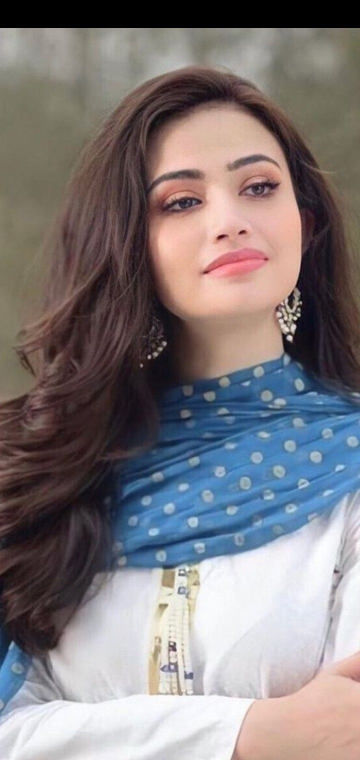
#> input picture Images/Sana Javaid.jpg, 720 x 1520 px, found by its file name (shown at 1/2 size)
$ jupyter execute '30_Flip, Rotate & Transpose using OpenCV.ipynb'
#> lines starting #> are read from the running program, lines starting #| are printed output that depends on the picture
**30_Flip, Rotate & Transpose using OpenCV**

[cell 1]
import cv2

[cell 2]
img = cv2.imread(r"C:\Users\hp\Documents\jupyter\OpenCV by WsCube Tech\Images\Sana Javaid.jpg")
#> img is the input picture: shape (1520, 720, 3); mean B, G, R 123.9, 121.5, 127.9
img = cv2.resize(img,(500,500))
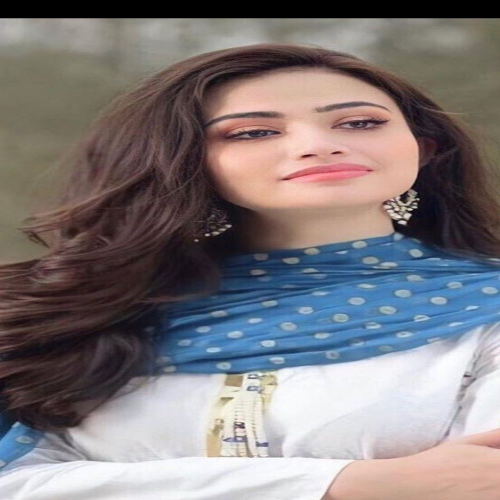
#> img: shape (500, 500, 3); mean B, G, R 123.9, 121.4, 127.9

#Flip
# img = cv2.flip(img,1) # flip y axis
# img = cv2.flip(img,0) # flip x axis
img = cv2.flip(img,-1) # flip x,y axis
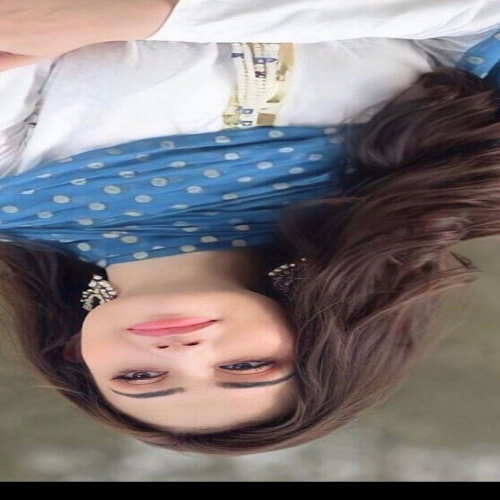
#> img: shape (500, 500, 3); mean B, G, R 123.9, 121.4, 127.9

cv2.imshow("W1", img)
cv2.waitKey(0)
cv2.destroyAllWindows()

[cell 3]
img = cv2.imread(r"C:\Users\hp\Documents\jupyter\OpenCV by WsCube Tech\Images\Sana Javaid.jpg")
img = cv2.resize(img,(500,500))

#Rotate
# img = cv2.rotate(img, cv2.ROTATE_180)
img = cv2.rotate(img, cv2.ROTATE_90_CLOCKWISE)
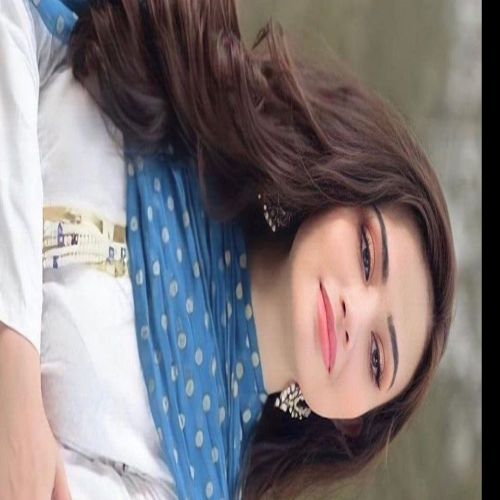
#> img: shape (500, 500, 3); mean B, G, R 123.9, 121.4, 127.9
# img = cv2.rotate(img, cv2.ROTATE_90_COUNTERCLOCKWISE)

cv2.imshow("W1", img)
cv2.waitKey(0)
cv2.destroyAllWindows()

[cell 4]
img = cv2.imread(r"C:\Users\hp\Documents\jupyter\OpenCV by WsCube Tech\Images\Sana Javaid.jpg")
img = cv2.resize(img,(500,500))

#Transpose
img = cv2.transpose(img)
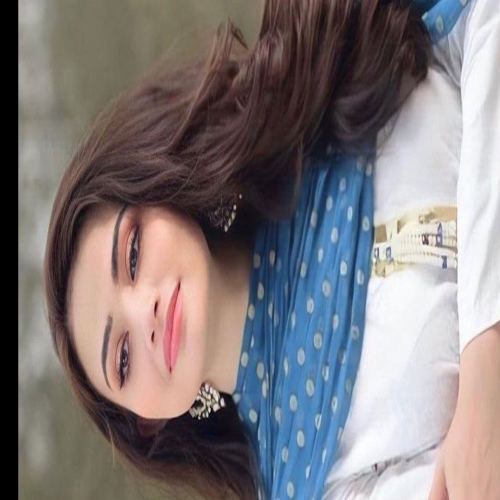
#> img: shape (500, 500, 3); mean B, G, R 123.9, 121.4, 127.9

cv2.imshow("W1", img)
cv2.waitKey(0)
cv2.destroyAllWindows()

$ run again, with Images/Sana.jpg copied over Images/Sana Javaid.jpg
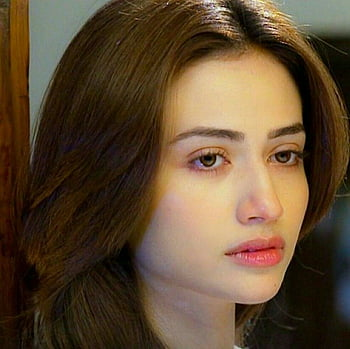
#> input picture Images/Sana.jpg, 350 x 349 px, found by its file name
#> img is the input picture: shape (349, 350, 3); mean B, G, R 51.1, 74.5, 95.4
#> `img = cv2.rotate(img, cv2.ROTATE_90_CLOCKWISE)`:
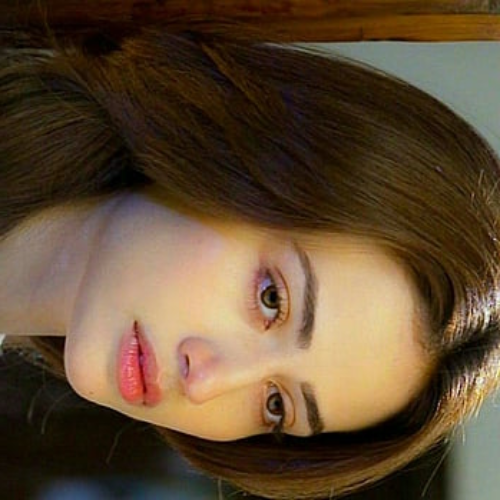
#> img: shape (500, 500, 3); mean B, G, R 51, 74.4, 95.3
#> `img = cv2.transpose(img)`:
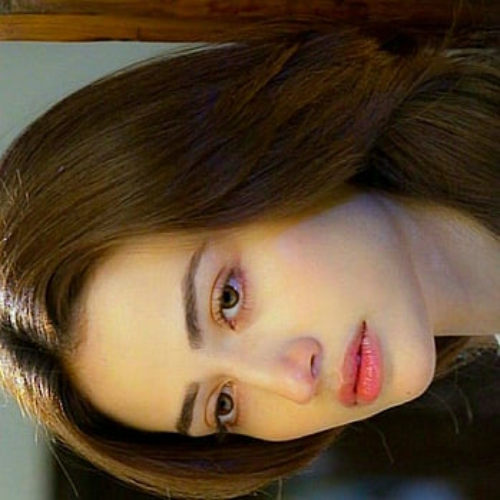
#> img: shape (500, 500, 3); mean B, G, R 51, 74.4, 95.3

$ run again, with Images/bird.jpg copied over Images/Sana Javaid.jpg
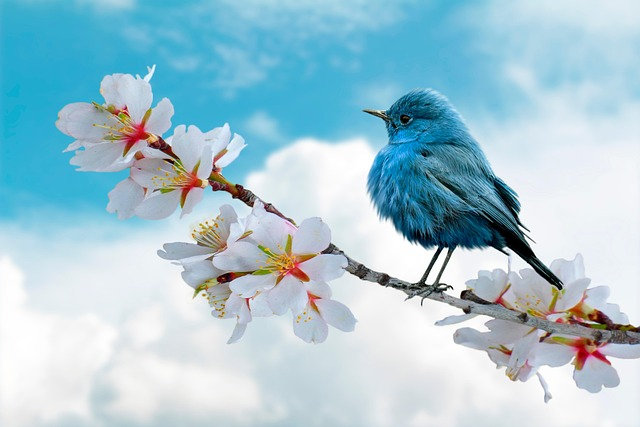
#> input picture Images/bird.jpg, 640 x 427 px, found by its file name
#> img is the input picture: shape (427, 640, 3); mean B, G, R 211.7, 199.2, 165.5
#> `img = cv2.rotate(img, cv2.ROTATE_90_CLOCKWISE)`:
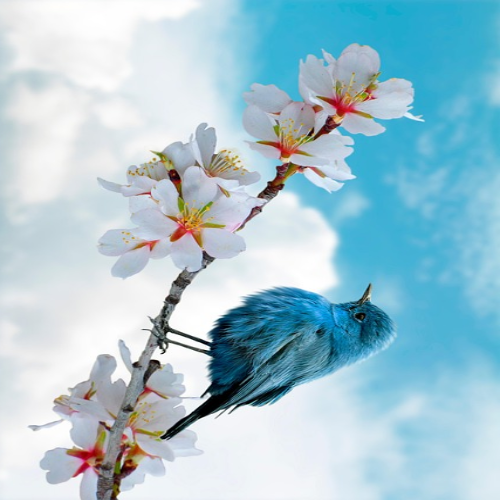
#> img: shape (500, 500, 3); mean B, G, R 211.6, 199.1, 165.4
#> `img = cv2.transpose(img)`:
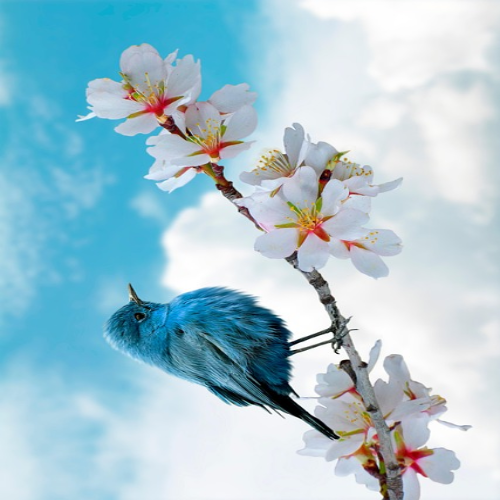
#> img: shape (500, 500, 3); mean B, G, R 211.6, 199.1, 165.4
